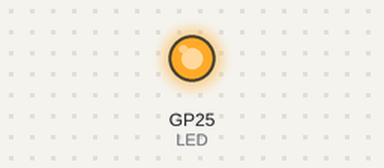
Simulated run of this program. Board: Raspberry Pi Pico running MicroPython. Parts: output pins drawn as LEDs (lit = HIGH). Web requests get an empty 200 reply after 0.4 s; what the program prints to the serial console is not drawn. At 2.8 s the program stops and its outputs stay as they are.

Above: at 0.1 s.
At 1.1 s:
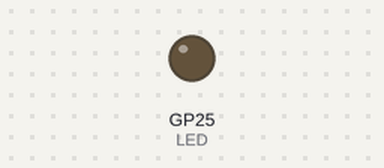
Timing chart, 0 to 2.6 s (numbered marks = the images above):
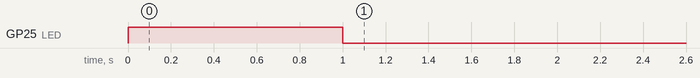

The program:

wifi.py
```python
from machine import Pin
from utime import sleep_ms

import network
import urequests

LED = Pin("LED", Pin.OUT)
DELAY = 1000
SSID = "rp2-pico"
PASSWORD = "kiwipycon"


def connect():
    connection = network.WLAN(network.STA_IF)
    connection.active(True)
    connection.ifconfig(
        [
            "192.168.2.147",
            "255.255.255.0",
            "192.168.2.1",
            "9.9.9.9",
        ]
    )
    connection.connect(SSID, PASSWORD)
    while connection.status() != network.STAT_GOT_IP:
        # blink LED while connecting
        LED.value(1)
        sleep_ms(DELAY)
        LED.value(0)
        sleep_ms(DELAY)


def main():
    connect()

    response = urequests.get("http://ip.jsontest.com/")
    print(response.text)
    response = urequests.get("http://date.jsontest.com/")
    print(response.text)


if __name__ == "__main__":
    main()
```

Measured:
- by itself, GP25 (LED): LOW → HIGH at 0.00 s, → LOW 1.0 s later
